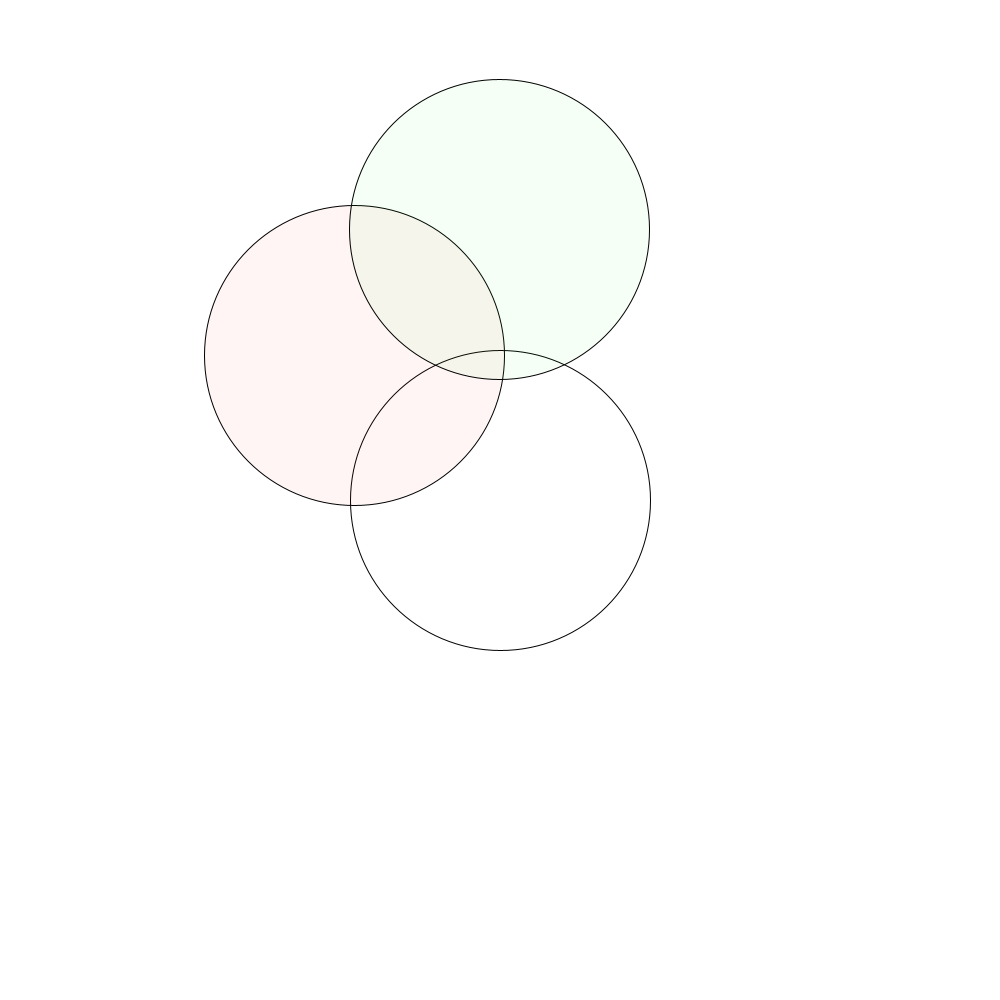
Frame 1 (no input)
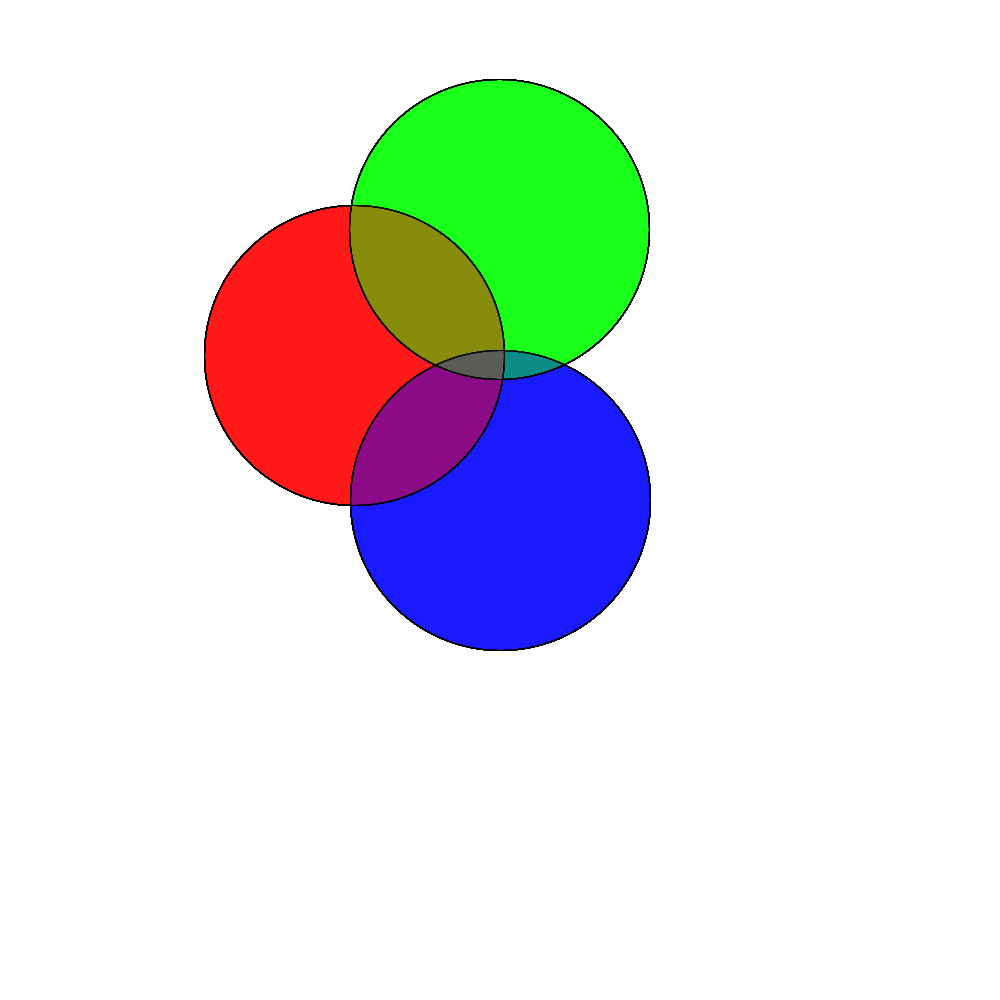
Frame 60 (the mouse pressed at the canvas centre just before this capture)
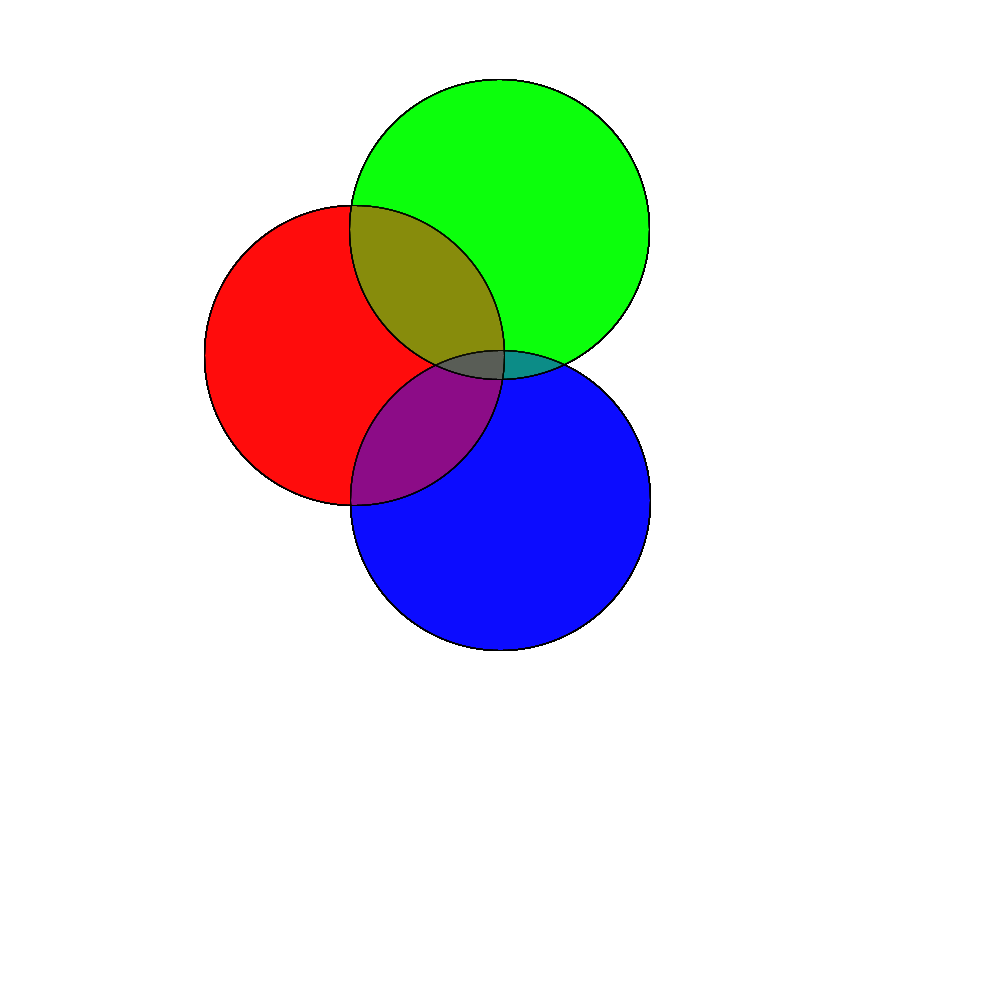
Frame 120 (the mouse held since frame 60 and released just before this capture)

The Processing sketch that drew these frames (run headless with seeded random() and noise(); from frame 60 on, the mouse is pressed at the canvas centre):

// Processing sketch: Venn_Diagram
// ── Venn_Diagram.pde

void setup(){
  
 background(255,255,255); 
  size(1000,1000);
  
  
  
}
void draw(){
 
  ellipse(500,500,300,300);
  fill(255,0,0,10);
  ellipse(354,355,300,300);
  fill(0,255,0,10);
  ellipse(499,229,300,300);
  fill(0,0,255,10);
  
  if(mousePressed){
   println(mouseX);
   println(mouseY);
   text("H",mouseX,mouseY);
   textSize(100);
   
  }
  
}
